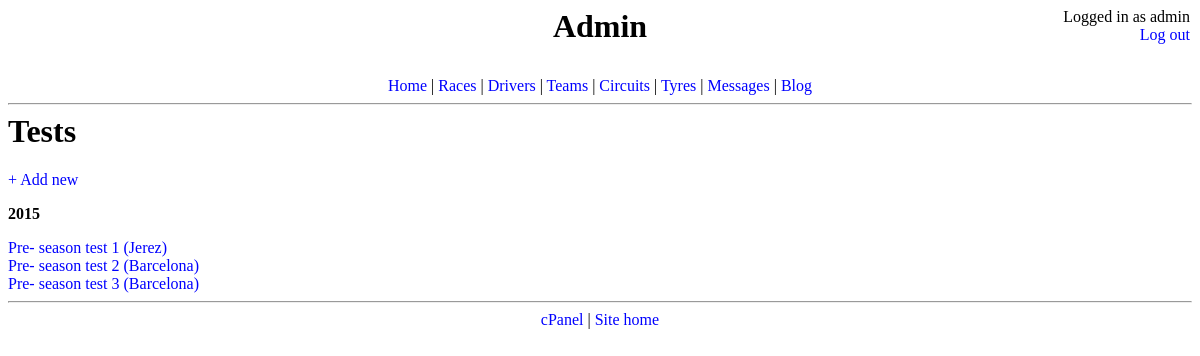
The page /admin/tests.php (signed in) on the database its author committed.
### tables this page shows
CREATE TABLE IF NOT EXISTS `f1_test` (
  `no` int(3) NOT NULL AUTO_INCREMENT,
  `yr` int(4) NOT NULL,
  `no_yr` int(2) NOT NULL,
  `name` varchar(40) NOT NULL,
  `circuit` int(3) NOT NULL,
  `start` date NOT NULL,
  `end` date NOT NULL,
  PRIMARY KEY (`no`)
);

### public_html/admin/tests.php (the view, shortened to what this page needs)
<?php
require_once('included/head_admin.php');
if (empty($_GET)) {
	echo '<h1 class="title">Tests</h1>';
	echo '<p><a href="/admin/test/new">+ Add new</a><br>';
	echo '</p>';
	$tests = mysqli_query($f1db,
		"SELECT yr, no, name
		FROM f1_test
		ORDER BY yr DESC, no_yr ASC");
	$prev = 0;
	while ($row = mysqli_fetch_array($tests)) {
		if ($prev != $row['yr']) {
			echo '<p style="font-weight:bold;">'.$row['yr'].'</p>';
		}
		$prev = $row['yr'];
		echo '<a href="/admin/test/'.$row['no'].'">'.$row['name'].'</a><br>';
	}
}
require_once('included/foot_admin.php');
?>

### public_html/css/admin.css (style rules this page uses)
body { word-wrap:break-word; min-width:780px; }
a:link, a:visited, a:active { color: blue; text-decoration:none; }
h1.title { margin-top:0px; }

### rows shown on the page
f1_test: yr "2015", name "Pre- season test 1 (Jerez)"
f1_test: name "Pre- season test 2 (Barcelona)"
f1_test: name "Pre- season test 3 (Barcelona)"

### other values the page prints
$_SESSION['user'] "admin"
